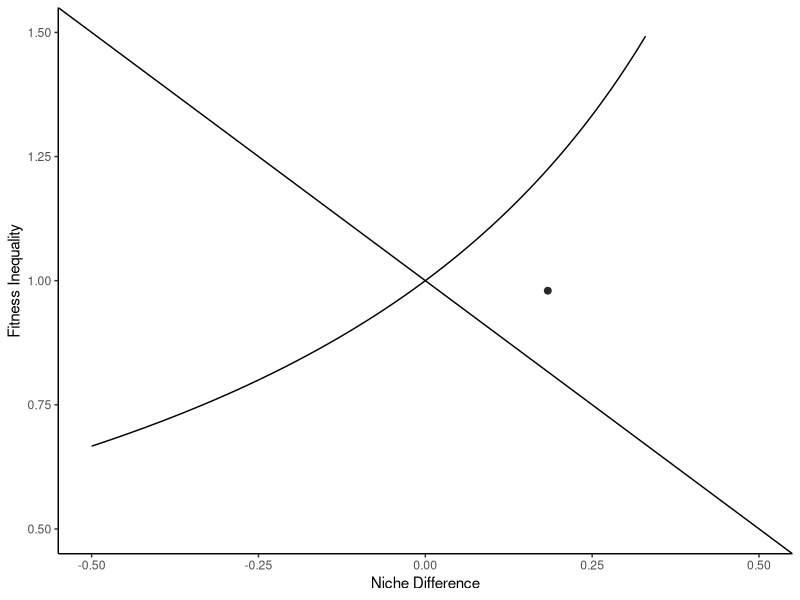
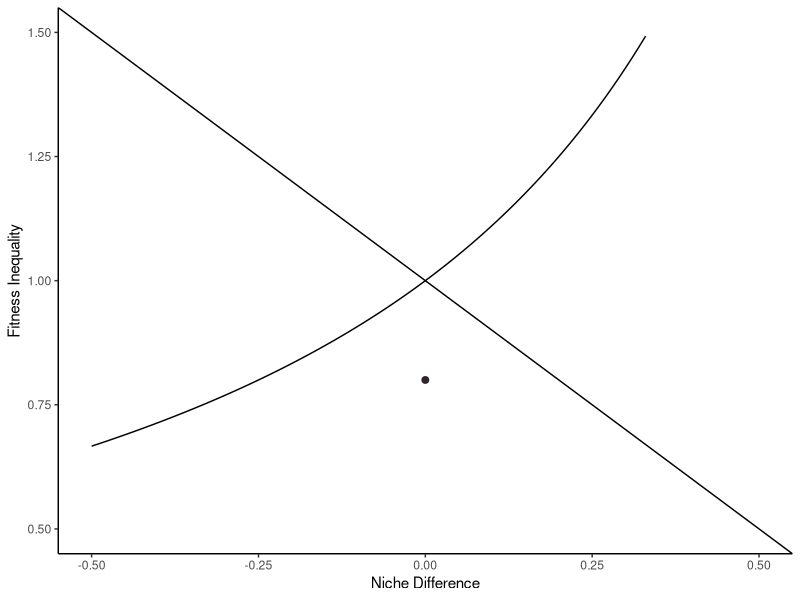
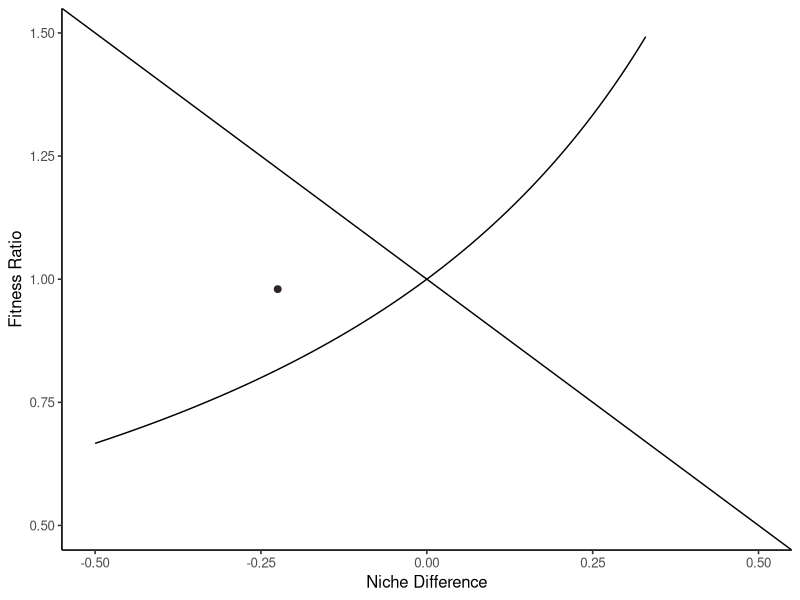
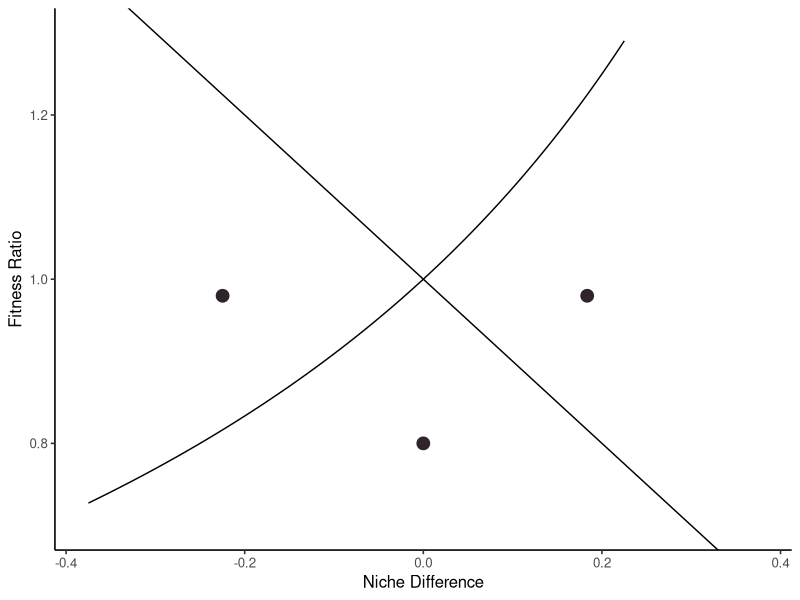
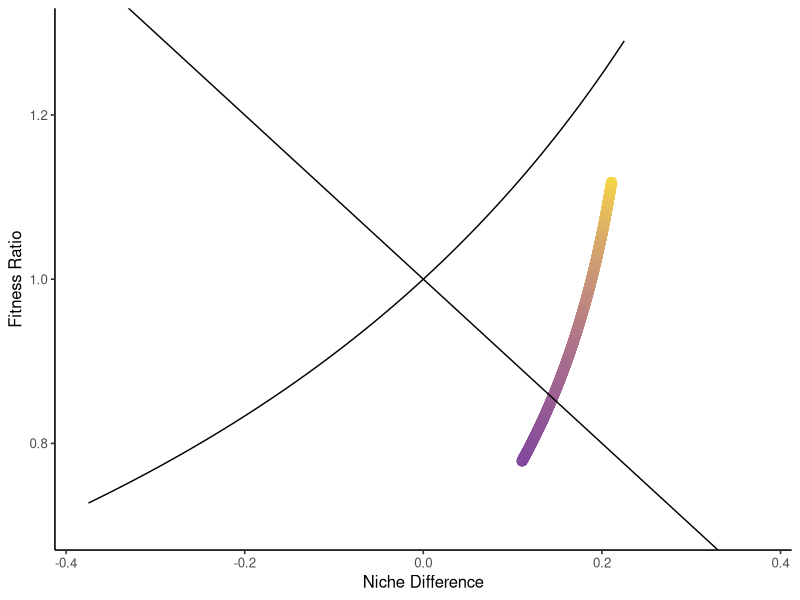
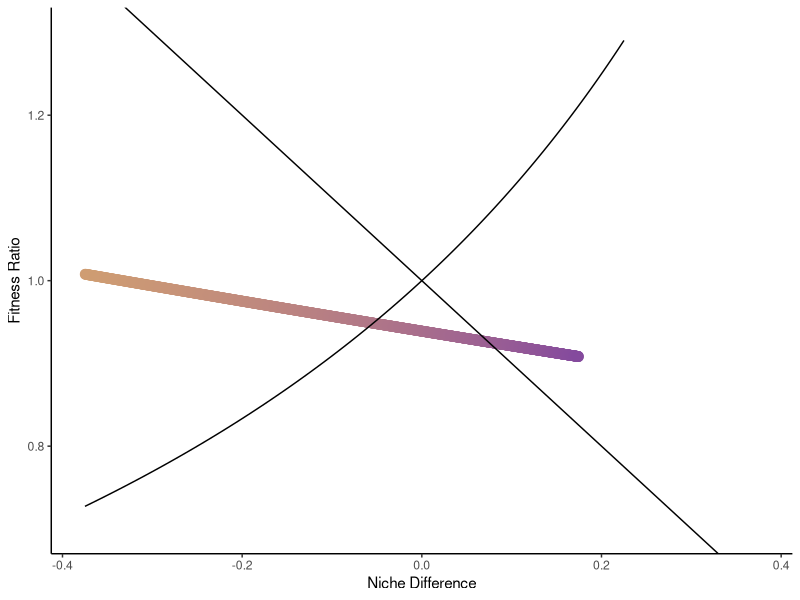

Source code (R) for these figures, in order:
##### PROOF-OF-CONCEPT #####

library(ggplot2)

niche_diff <- function(Aaa, Aba, Abb, Aab) {
  1 - sqrt((Aba*Aab)/(Aaa*Abb))
}

fitness_ineq <- function(Aaa, Aba, Abb, Aab) {
  sqrt((Aaa*Aab)/(Abb*Aba))
}

### Context-independent microbial scenarios -----

##### Baseline Scenario -----

sce1 <- function(Caa, Cba, Cbb, Cab) {
  Aaa <- Caa
  Aba <- Cba
  Abb <- Cbb
  Aab <- Cab
  
  dat1 <- cbind.data.frame(Aaa, Aba, Abb, Aab)
  dat1$niche <- niche_diff(dat1$Aaa, dat1$Aba, dat1$Abb, dat1$Aab)
  dat1$fit <- fitness_ineq(dat1$Aaa, dat1$Aba, dat1$Abb, dat1$Aab)
  
  f <- function(x) 1 / (-x + 1)
  ggplot(data = dat1, aes(x = niche, y = fit)) + 
    geom_point(size = 2, color = "#2F242C") + geom_abline(slope = -1, intercept = 1) + 
    theme_classic() + stat_function(fun=f) + xlim(-.5, .5) + ylim(.5, 1.5) + 
    xlab("Niche Difference") + ylab("Fitness Inequality")
}

# Trying some options
#sce1(-5, -6, -5.5, -5.25)
#sce1(-4, -6, -5.5, -5.25)
#sce1(-4, -6, -5, -4.5)
#sce1(-4, -5, -7.5, -6)
sce1(-.06, -.05, -.075, -.06) # Starting firmly in coexistence

# this will serve as the baseline parameterization

##### Live Scenario 1 -----

sce2 <- function(Sa1, Sb1, P1a, P1b, 
                 Caa = -.06, Cba = -.05, Cbb = -.075, Cab = -.06) {
  Aaa <- Caa + Sa1*P1a
  Aba <- Cba + Sb1*P1a
  Abb <- Cbb + Sb1*P1b
  Aab <- Cab + Sa1*P1b
  
  dat1 <- cbind.data.frame(Aaa, Aba, Abb, Aab)
  dat1$niche <- niche_diff(dat1$Aaa, dat1$Aba, dat1$Abb, dat1$Aab)
  dat1$fit <- fitness_ineq(dat1$Aaa, dat1$Aba, dat1$Abb, dat1$Aab)
  
  f <- function(x) 1 / (-x + 1)
  ggplot(data = dat1, aes(x = niche, y = fit)) + 
    geom_point(size = 2, color = "#2F242C") + geom_abline(slope = -1, intercept = 1) + 
    theme_classic() + stat_function(fun=f) + xlim(-.5, .5) + ylim(.5, 1.5) + 
    xlab("Niche Difference") + ylab("Fitness Inequality")
}

# Trying some options
#sce2(-1.1, 0, 1, 0)
#sce2(-2, 0, 1, 0) 
sce2(.002, 0, 10, 0) # Getting to exclusion

##### Live Scenario 2 -----

sce3 <- function(Sa2, Sb2, P2a, P2b, 
                 Sa1 = .02, Sb1 = 0, P1a = 1, P1b = 0, 
                 Caa = -.06, Cba = -.05, Cbb = -.075, Cab = -.06) {
  Aaa <- Caa + Sa1*P1a + Sa2*P2a
  Aba <- Cba + Sb1*P1a + Sb2*P2a
  Abb <- Cbb + Sb1*P1b + Sb2*P2b
  Aab <- Cab + Sa1*P1b + Sa2*P2b
  
  dat1 <- cbind.data.frame(Aaa, Aba, Abb, Aab)
  dat1$niche <- niche_diff(dat1$Aaa, dat1$Aba, dat1$Abb, dat1$Aab)
  dat1$fit <- fitness_ineq(dat1$Aaa, dat1$Aba, dat1$Abb, dat1$Aab)
  
  f <- function(x) 1 / (-x + 1)
  ggplot(data = dat1, aes(x = niche, y = fit)) + 
    geom_point(size = 2, color = "#2F242C") + geom_abline(slope = -1, intercept = 1) + 
    theme_classic(base_size = 12) + stat_function(fun=f) + xlim(-.5, .5) + ylim(.5, 1.5) + 
    xlab("Niche Difference") + ylab("Fitness Ratio")
}

sce3(0, .0025, 0, 10) # Destabilized into priority effects

##### All together -----

Caa <- c(-.06, -.06, -.06)
Cba <- c(-.05, -.05, -.05)
Cbb <- c(-.075, -.075, -.075)
Cab <- c(-.06, -.06, -.06)

Sa1 <- c(0, .002, .002)
Sa2 <- c(0, 0, 0)
Sb1 <- c(0, 0, 0)
Sb2 <- c(0, 0, .0025)

P1a <- c(0, 10, 10)
P2a <- c(0, 0, 0)
P1b <- c(0, 0, 0)
P2b <- c(0, 0, 10)

Aaa <- Caa + Sa1*P1a + Sa2*P2a
Aba <- Cba + Sb1*P1a + Sb2*P2a
Abb <- Cbb + Sb1*P1b + Sb2*P2b
Aab <- Cab + Sa1*P1b + Sa2*P2b

dat1 <- cbind.data.frame(Aaa, Aba, Abb, Aab)
dat1$niche <- niche_diff(dat1$Aaa, dat1$Aba, dat1$Abb, dat1$Aab)
dat1$fit <- fitness_ineq(dat1$Aaa, dat1$Aba, dat1$Abb, dat1$Aab)

f <- function(x) 1 / (-x + 1)
ggplot(data = dat1, aes(x = niche, y = fit)) + 
  geom_point(size = 4, color = "#2F242C") + geom_abline(slope = -1, intercept = 1) + 
  theme_classic(base_size = 12) + stat_function(fun=f) + xlim(-.375, .375) + ylim(.7, 1.3) + 
  xlab("Niche Difference") + ylab("Fitness Ratio")

### Microbe-independent context-depency -----

eve <- function(mCaa, mCba, mCbb, mCab, 
                Caa = -.06, Cba = -.05, Cbb = -.075, Cab = -.06){
  v <- seq(-10, 10, .01)
  
  # Adding linear scaling of C's with slopes mC's
  Aaa <- v*mCaa + rep(Caa, length(v))
  Aba <- v*mCba + rep(Cba, length(v))
  Abb <- v*mCbb + rep(Cbb, length(v))
  Aab <- v*mCab + rep(Cab, length(v))
  
  dat <- cbind.data.frame(Aaa, Aba, Abb, Aab, v)
  
  dat$niche <- niche_diff(dat$Aaa, dat$Aba, dat$Abb, dat$Aab)
  dat$fit <- fitness_ineq(dat$Aaa, dat$Aba, dat$Abb, dat$Aab)
  
  dat$niche[dat$Aaa > 0 | dat$Abb > 0 | dat$Aab > 0 | dat$Aba > 0] <- NaN
  dat$fit[dat$Aaa > 0 | dat$Abb > 0 | dat$Aab > 0 | dat$Aba > 0] <- NaN
  
  f <- function(x) 1 / (-x + 1)
  ggplot(data = dat, aes(x = niche, y = fit, label = v+2.5, color = v)) + 
    geom_point(size = 3) + geom_abline(slope = -1, intercept = 1) + 
    theme_classic(base_size = 12) + stat_function(fun=f) + xlim(-.375, .375) + ylim(.7, 1.3) + 
    xlab("Niche Difference") + ylab("Fitness Ratio") + 
    scale_color_gradient(low = "#F5D544", high = "#844A9D") + 
    theme(legend.position = "none")
  
}

eve(.0025, .001, .001, .0015) # Competitive effects on sp A are alleviated by 
# moisture much more than competitive effects on sp B

### Context-dependent microbes -----

mic_eve <- function(mSa1, mSa2, mSb1, mSb2,
                    Caa = -.06, Cba = -.05, Cbb = -.075, Cab = -.06, 
                    Sa1 = .002, Sb1 = 0, P1a = 10, P1b = 0,
                    Sa2 = 0, Sb2 = .0025, P2a = 0, P2b = 10){
  v <- seq(-10, 10, .01)
  
  Aaa <- rep(Caa, length(v)) + (rep(Sa1, length(v)) + v*mSa1)*(rep(P1a, length(v))) + (rep(Sa2, length(v)) + v*mSa2)*(rep(P2a, length(v)))
  Aba <- rep(Cba, length(v)) + (rep(Sb1, length(v)) + v*mSb1)*(rep(P1a, length(v))) + (rep(Sb2, length(v)) + v*mSb2)*(rep(P2a, length(v)))
  Abb <- rep(Cbb, length(v)) + (rep(Sb1, length(v)) + v*mSb1)*(rep(P1b, length(v))) + (rep(Sb2, length(v)) + v*mSb2)*(rep(P2b, length(v)))
  Aab <- rep(Cab, length(v)) + (rep(Sa1, length(v)) + v*mSa1)*(rep(P1b, length(v))) + (rep(Sa2, length(v)) + v*mSa2)*(rep(P2b, length(v)))
  
  dat <- cbind.data.frame(Aaa, Aba, Abb, Aab, v)
  
  dat$niche <- niche_diff(dat$Aaa, dat$Aba, dat$Abb, dat$Aab)
  dat$fit <- fitness_ineq(dat$Aaa, dat$Aba, dat$Abb, dat$Aab)
  
  dat$niche[dat$Aaa > 0 | dat$Abb > 0 | dat$Aab > 0 | dat$Aba > 0] <- NaN
  dat$fit[dat$Aaa > 0 | dat$Abb > 0 | dat$Aab > 0 | dat$Aba > 0] <- NaN
  
  f <- function(x) 1 / (-x + 1)
  ggplot(data = dat, aes(x = niche, y = fit, label = v+2.5, color = v)) + 
    geom_point(size = 3) + geom_abline(slope = -1, intercept = 1) + 
    theme_classic() + stat_function(fun=f) + xlim(-.375, .375) + ylim(.7, 1.3) + 
    xlab("Niche Difference") + ylab("Fitness Ratio") + 
    scale_color_gradient(low = "#F5D544", high = "#844A9D") + 
    theme(legend.position = "none")
  
}

mic_eve(-.00015, 0, 0, -.0003)

